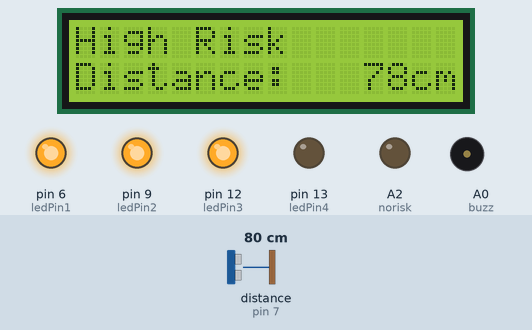
Recording of a sketch running on a simulated Arduino Uno, built with avr-gcc and run on an emulated ATmega328P. On the bench: 16×2 character LCD, output pins drawn as LEDs (lit = HIGH), buzzer (waves = sounding). Wiring (inferred from the names in the program): ultrasonic range finder: trigger pin 8; echo pin 7. Inputs (shaded band) come from the test bench; at power-on: distance to the obstacle (sensor on pin 7) 80 cm. The echo pulse lasts 58.3 µs per cm; pins used as bus, display or sensor lines are not drawn; what the sketch prints to the serial monitor is not drawn.

Above: at 6.8 s.
6.9 s: distance to the obstacle (sensor on pin 7) set to 299 cm
At 8.1 s:
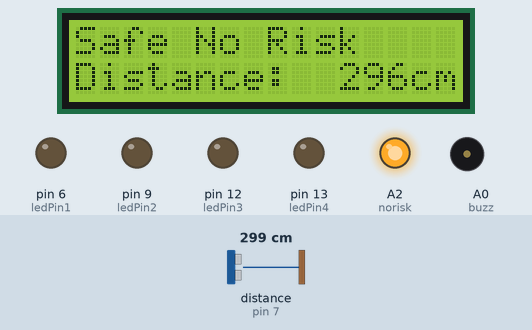
8.8 s: distance to the obstacle (sensor on pin 7) set to 2 cm
At 8.95 s:
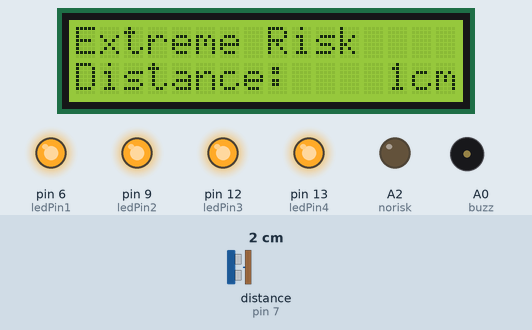
10.7 s: distance to the obstacle (sensor on pin 7) set to 25 cm
At 10.9 s:
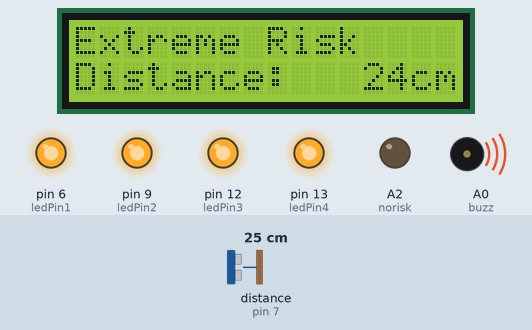
12.6 s: distance to the obstacle (sensor on pin 7) set to 28 cm
At 13.0 s:
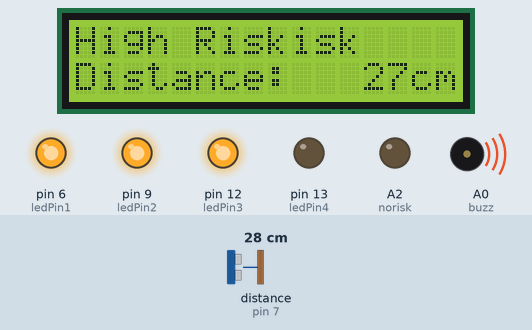
17.0 s: distance to the obstacle (sensor on pin 7) set to 120 cm
At 19.4 s:
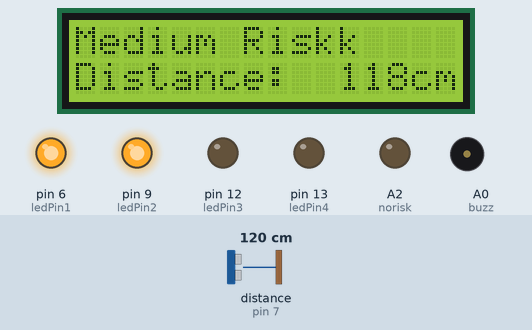
21.8 s: distance to the obstacle (sensor on pin 7) set to 250 cm
At 23.1 s:
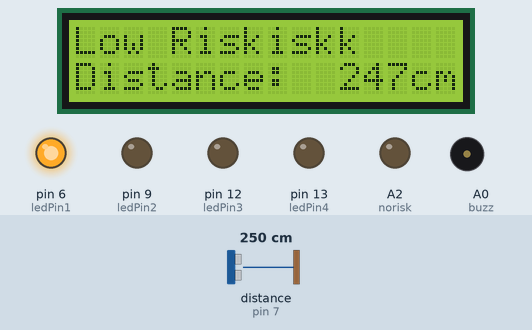
Timing chart, 0 to 27.4 s (numbered marks = the images above; inputs shaded):
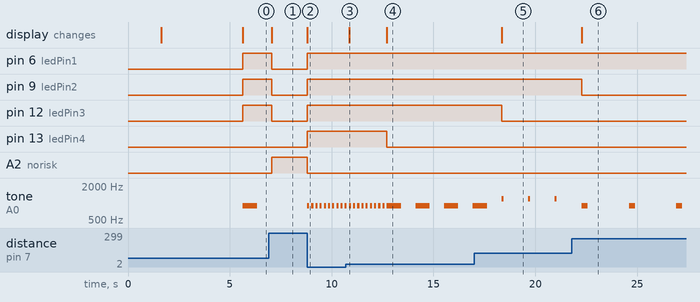

Measured:
- the behaviour switches between 26 and 27 cm on distance to the obstacle (sensor on pin 7) (found by bisection; images 3 and 4)
- after the input at 6.9 s, pin 6 (ledPin1), pin 9 (ledPin2), pin 12 (ledPin3): HIGH → LOW after 0.16 s; A2 (norisk): LOW → HIGH after 0.16 s; tone on A0 (buzz): stays silent (without the input it goes to 900 Hz after 0.15 s); the display: changes after 0.16 s (image 1)
- after the input at 8.8 s, pin 6 (ledPin1), pin 9 (ledPin2), pin 12 (ledPin3), pin 13 (ledPin4): LOW → HIGH at once; A2 (norisk): HIGH → LOW at once; tone on A0 (buzz): alternates 900 Hz for 0.10 s and silent for 0.10 s, starting at once; the display: changes at once (image 2)
- after the input at 10.7 s, the display: changes after 0.16 s (image 3)
- after the input at 12.6 s, pin 13 (ledPin4): HIGH → LOW after 0.11 s; the display: changes after 0.11 s (image 4)
- after the input at 17.0 s, pin 12 (ledPin3): HIGH → LOW after 1.3 s; the display: changes after 1.3 s (image 5)
- after the input at 21.8 s, pin 9 (ledPin2): HIGH → LOW after 0.48 s; tone on A0 (buzz): alternates 900 Hz for 0.30 s and silent for 2.0 s, starting after 0.48 s; the display: changes after 0.48 s (image 6)

The sketch:

Projectt.ino.ino
```cpp
#include<LiquidCrystal.h>

int trig = 8;
int echo = 7;
long duration;
int distance;
int ledPin1=6;
int ledPin2=9;
int ledPin3=12;
int ledPin4=13;
int norisk=A2;
int buzz=A0;
LiquidCrystal lcd(11 ,10, 5, 4, 3, 2);

void setup()
{
pinMode(trig, OUTPUT);
pinMode(echo, INPUT);
lcd.begin(16, 2);
//pinMode(A5, INPUT);
Serial.begin(9600);
pinMode(ledPin1,OUTPUT);
  pinMode(ledPin2,OUTPUT);
  pinMode(ledPin3,OUTPUT);
  pinMode(ledPin4,OUTPUT);
  pinMode(norisk,OUTPUT);
  pinMode(buzz,OUTPUT);
  lcd.begin(16,2);
  lcd.print("Starting System");
    delay(1500);
    lcd.clear();
    lcd.print("System On");
    delay(4000);
}


void loop()
{

  digitalWrite(trig, LOW);
    delayMicroseconds(5);
    digitalWrite(trig, HIGH);
    delayMicroseconds(10);
    digitalWrite(trig, LOW);

    duration = pulseIn(echo, HIGH);
    distance = duration*0.034/2;

    Serial.print("Distance:");
    Serial.println(distance);


  char buf[17];
  snprintf(buf, 17, "Distance: %4dcm", distance);
  if (distance <= 25){

  lcd.setCursor(0,0);
  lcd.print("Extreme Risk");
    lcd.setCursor(0,11);
    lcd.print(buf);
    digitalWrite(ledPin1, HIGH);
      digitalWrite(ledPin2, HIGH);
    digitalWrite(ledPin3, HIGH);
    digitalWrite(ledPin4, HIGH);
    digitalWrite(norisk, LOW);
    tone(buzz,900);
  delay(100);
  noTone(buzz);
  delay(100);
  }
  else if (distance >= 26 && distance <=100){
    lcd.setCursor(0,0);
  lcd.print("High Risk");
    lcd.setCursor(0,11);
    lcd.print(buf);
    digitalWrite(ledPin1, HIGH);
      digitalWrite(ledPin2, HIGH);
    digitalWrite(ledPin3, HIGH);
    digitalWrite(ledPin4, LOW);
    digitalWrite(norisk, LOW);
  tone(buzz,900);
  delay(700);
  noTone(buzz);
  delay(700);
  }
  else if (distance >= 101 && distance <=150){
     lcd.setCursor(0,0);
  lcd.print("Medium Risk");
    lcd.setCursor(0,11);
    lcd.print(buf);
          digitalWrite(ledPin1, HIGH);
      digitalWrite(ledPin2, HIGH);
    digitalWrite(ledPin3, LOW);
    digitalWrite(ledPin4, LOW);
      digitalWrite(norisk, LOW);
  tone(buzz,1200);
  delay(100);
  noTone(buzz);
  delay(1200);
    }
  else if (distance >= 151 && distance <=250){
    lcd.setCursor(0,0);
  lcd.print("Low Risk");
    lcd.setCursor(0,11);
    lcd.print(buf);
      digitalWrite(ledPin1, HIGH);
      digitalWrite(ledPin2, LOW);
    digitalWrite(ledPin3, LOW);
    digitalWrite(ledPin4, LOW);
      digitalWrite(norisk, LOW);
      tone(buzz,900);
  delay(300);
  noTone(buzz);
  delay(2000);
    }

  else{

  lcd.setCursor(0,0);
  lcd.print("Safe No Risk");
  lcd.setCursor(0,11);
     lcd.print(buf);
    digitalWrite(ledPin1, LOW);
      digitalWrite(ledPin2, LOW);
    digitalWrite(ledPin3, LOW);
    digitalWrite(ledPin4, LOW);
  digitalWrite(norisk, HIGH);
  noTone(buzz);

    }

}
```
